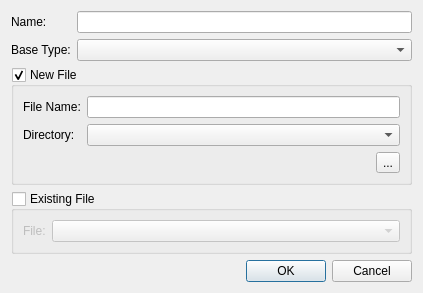
<?xml version="1.0" encoding="UTF-8"?>
<ui version="4.0">
 <class>CreateType</class>
 <widget class="QWidget" name="CreateType">
  <property name="geometry">
   <rect>
    <x>0</x>
    <y>0</y>
    <width>423</width>
    <height>293</height>
   </rect>
  </property>
  <property name="windowTitle">
   <string>Create Type</string>
  </property>
  <layout class="QVBoxLayout" name="verticalLayout">
   <item>
    <layout class="QFormLayout" name="formLayout">
     <item row="0" column="0">
      <widget class="QLabel" name="nameLabel">
       <property name="text">
        <string>Name:</string>
       </property>
      </widget>
     </item>
     <item row="0" column="1">
      <widget class="QLineEdit" name="name">
       <property name="toolTip">
        <string>&lt;html&gt;&lt;head/&gt;&lt;body&gt;&lt;p&gt;Name of new type&lt;/p&gt;&lt;/body&gt;&lt;/html&gt;</string>
       </property>
      </widget>
     </item>
     <item row="1" column="0">
      <widget class="QLabel" name="typeLabel">
       <property name="text">
        <string>Base Type:</string>
       </property>
      </widget>
     </item>
     <item row="1" column="1">
      <widget class="QComboBox" name="baseTypeList"/>
     </item>
    </layout>
   </item>
   <item>
    <widget class="QGroupBox" name="newFileGroup">
     <property name="toolTip">
      <string>&lt;html&gt;&lt;head/&gt;&lt;body&gt;&lt;p&gt;Place new type in a new file&lt;/p&gt;&lt;/body&gt;&lt;/html&gt;</string>
     </property>
     <property name="title">
      <string>New File</string>
     </property>
     <property name="flat">
      <bool>false</bool>
     </property>
     <property name="checkable">
      <bool>true</bool>
     </property>
     <layout class="QFormLayout" name="formLayout_2">
      <item row="0" column="0">
       <widget class="QLabel" name="label">
        <property name="text">
         <string>File Name:</string>
        </property>
       </widget>
      </item>
      <item row="0" column="1">
       <widget class="QLineEdit" name="newFileName"/>
      </item>
      <item row="1" column="0">
       <widget class="QLabel" name="fileLabel">
        <property name="text">
         <string>Directory:</string>
        </property>
       </widget>
      </item>
      <item row="1" column="1">
       <widget class="QComboBox" name="newFileDirectory"/>
      </item>
      <item row="2" column="1">
       <layout class="QHBoxLayout" name="horizontalLayout">
        <property name="topMargin">
         <number>0</number>
        </property>
        <item>
         <spacer name="horizontalSpacer">
          <property name="orientation">
           <enum>Qt::Horizontal</enum>
          </property>
          <property name="sizeHint" stdset="0">
           <size>
            <width>40</width>
            <height>20</height>
           </size>
          </property>
         </spacer>
        </item>
        <item>
         <widget class="QToolButton" name="browseButton">
          <property name="text">
           <string>...</string>
          </property>
         </widget>
        </item>
       </layout>
      </item>
     </layout>
    </widget>
   </item>
   <item>
    <widget class="QGroupBox" name="existingFileGroup">
     <property name="toolTip">
      <string>&lt;html&gt;&lt;head/&gt;&lt;body&gt;&lt;p&gt;Place new type in an existing file&lt;/p&gt;&lt;/body&gt;&lt;/html&gt;</string>
     </property>
     <property name="title">
      <string>Existing File</string>
     </property>
     <property name="checkable">
      <bool>true</bool>
     </property>
     <property name="checked">
      <bool>false</bool>
     </property>
     <layout class="QFormLayout" name="formLayout_3">
      <item row="0" column="0">
       <widget class="QLabel" name="label_2">
        <property name="text">
         <string>File:</string>
        </property>
       </widget>
      </item>
      <item row="0" column="1">
       <widget class="QComboBox" name="existingFile"/>
      </item>
     </layout>
    </widget>
   </item>
   <item>
    <spacer name="verticalSpacer">
     <property name="orientation">
      <enum>Qt::Vertical</enum>
     </property>
     <property name="sizeHint" stdset="0">
      <size>
       <width>20</width>
       <height>40</height>
      </size>
     </property>
    </spacer>
   </item>
   <item>
    <widget class="QDialogButtonBox" name="buttonBox">
     <property name="orientation">
      <enum>Qt::Horizontal</enum>
     </property>
     <property name="standardButtons">
      <set>QDialogButtonBox::Cancel|QDialogButtonBox::Ok</set>
     </property>
    </widget>
   </item>
  </layout>
 </widget>
 <resources/>
 <connections/>
</ui>
